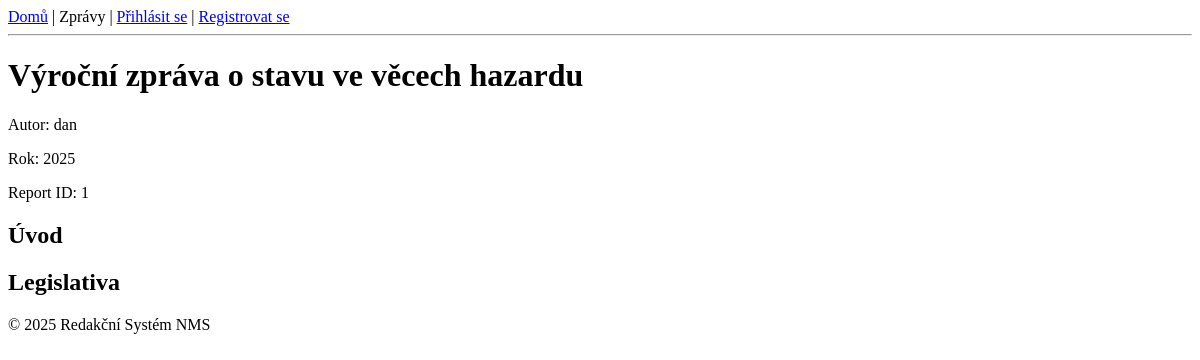
/1/, run on the app's committed database.
### reports/models.py (models this page shows, shortened)
class Report(models.Model):
    class ReportStatus(models.TextChoices):
        OPEN = "OPEN", "Open"
        PUBLISHED = "PUBLISHED", "Published"
    title = models.CharField(max_length=200)
    topic = models.CharField(max_length=100)  # Pokud je topic samostatná entita, bude to ForeignKey
    year = models.IntegerField()
    status = models.CharField(max_length=10, choices=ReportStatus.choices, default=ReportStatus.OPEN)
    author = models.ForeignKey(settings.AUTH_USER_MODEL, on_delete=models.CASCADE)

class Section(models.Model):
    report = models.ForeignKey(Report, on_delete=models.CASCADE, related_name="sections")
    title = models.CharField(max_length=200)
    order = models.PositiveIntegerField()
    class Meta:
        ordering = ["order"]

### reports/views.py (the view)
# urls.py: path('<int:pk>/', views.ReportDetailView.as_view(), name='report_detail'),
class ReportDetailView(DetailView):
    model = Report
    template_name = 'reports/report_detail.html'
    def get_queryset(self):
        return Report.objects.prefetch_related('sections__content_elements')
    def get_context_data(self, **kwargs):
        context = super().get_context_data(**kwargs)
        context['paragraph_form'] = ParagraphForm()
        context['chart_form'] = ChartForm()
        context['table_form'] = TableForm()
        return context

### templates/reports/report_detail.html (shortened to what this page needs)
{% extends 'base.html' %}
{% block content %}
  <h1>{{ object.title }}</h1>
  <p>Autor: {{ object.author.username }}</p>
  <p>Rok: {{ object.year }}</p>
  <p>Report ID: {{ object.pk }}</p>
  {% for section in object.sections.all %}
    <h2>{{ section.title }}</h2>
  {% endfor %}
{% endblock %}

### data on the page
Report: title "Výroční zpráva o stavu ve věcech hazardu", author.username "dan", year "2025", pk "1"
Section: title "Úvod"
Section: title "Legislativa"
